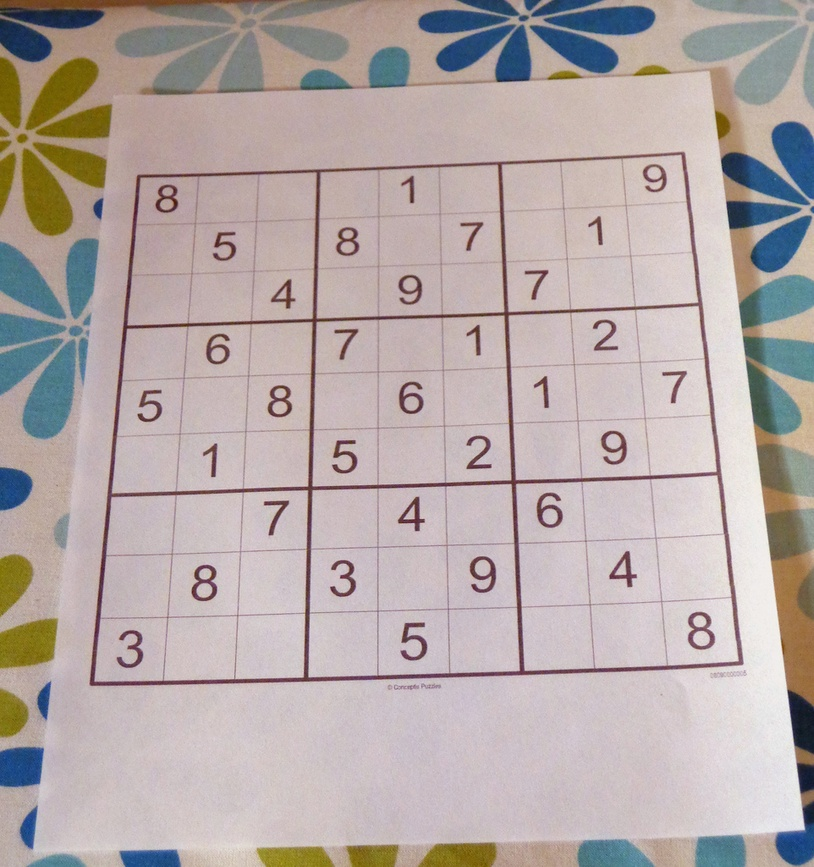
#> input picture data/sudoku.jpg, 814 x 867 px, shrunk from 962 x 1024 before the run
$ jupyter execute Gradients.ipynb   (shell and % lines are left out)   (older library calls are emulated)
#> lines starting #> are read from the running program, lines starting #| are printed output that depends on the picture; after the words box and inside, x2 and y2 are one past the last pixel; in counts of white or black regions, pixels touching at a corner belong together
[cell 1]
import cv2
import numpy as np
import matplotlib.pyplot as plt

[cell 2]
def display_img(img):
    fig=plt.figure(figsize=(12,10))
    ax=fig.add_subplot(111)
    ax.imshow(img,cmap='gray')

[cell 3]
img = cv2.imread('../data/sudoku.jpg',0)
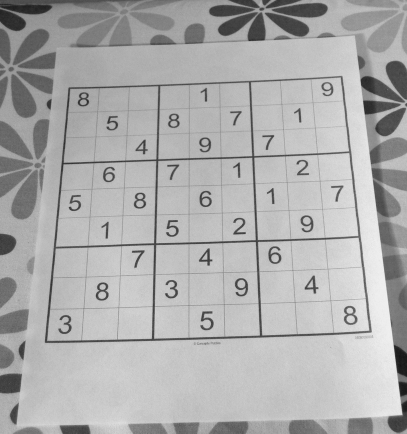
#> img: shape (867, 814) (shown at 1/2 size); min 19, max 246, mean 172.7

[cell 4]
display_img(img)

[cell 5]
sobelx = cv2.Sobel(img,cv2.CV_64F,1,0,ksize=5)
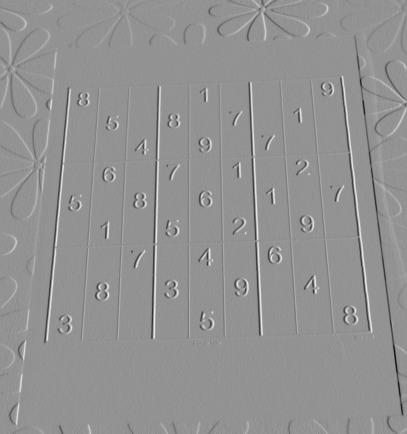
#> sobelx: shape (867, 814) float64 (shown at 1/2 size); min -9131, max 6741, mean 1; drawn with min black and max white

[cell 6]
display_img(sobelx)

[cell 7]
sobely = cv2.Sobel(img,cv2.CV_64F,0,1,ksize=5)

[cell 8]
display_img(sobely)

[cell 9]
laplacian = cv2.Laplacian(img,cv2.CV_64F)
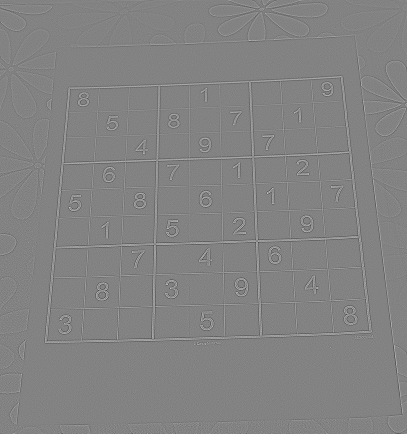
#> laplacian: shape (867, 814) float64 (shown at 1/2 size); min -197, max 187, mean 0; drawn with min black and max white

[cell 10]
display_img(laplacian)

[cell 11]
blended = cv2.addWeighted(src1=sobelx,alpha=0.5,src2=sobely,beta=0.5,gamma=0)
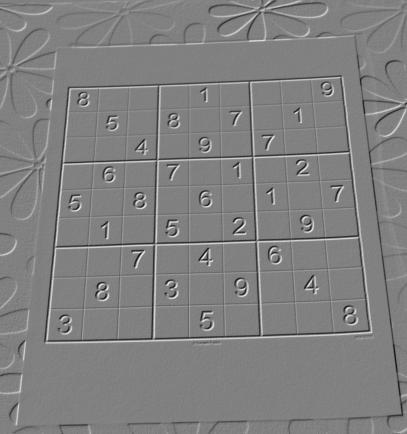
#> blended: shape (867, 814) float64 (shown at 1/2 size); min -4423, max 4334, mean 2.5; drawn with min black and max white

[cell 12]
display_img(blended)

[cell 13]
ret,th1 = cv2.threshold(img,100,255,cv2.THRESH_BINARY)
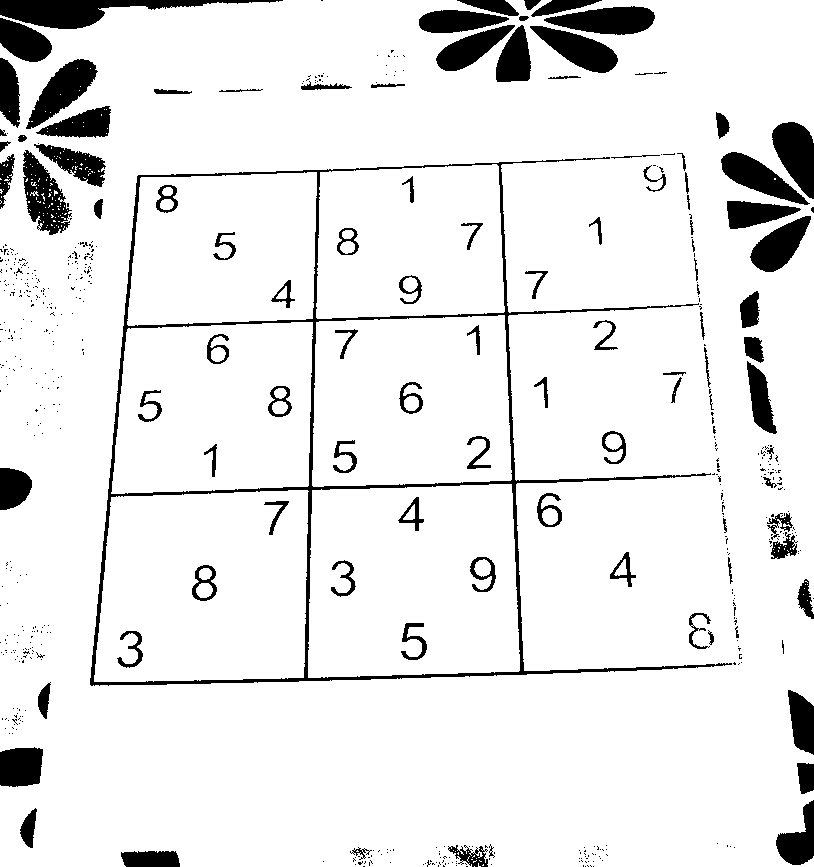
#> th1: shape (867, 814); 91.1% white; 601 black regions (501 under 20 px), largest, box (x1, y1, x2, y2) and area: (90, 157, 732, 686) 11112, (0, 0, 283, 29) 3417, (26, 59, 98, 129) 2199
display_img(th1)

[cell 14]
kernel = np.ones((4,4),np.uint8)

[cell 15]
gradient = cv2.morphologyEx(blended,cv2.MORPH_GRADIENT,kernel)
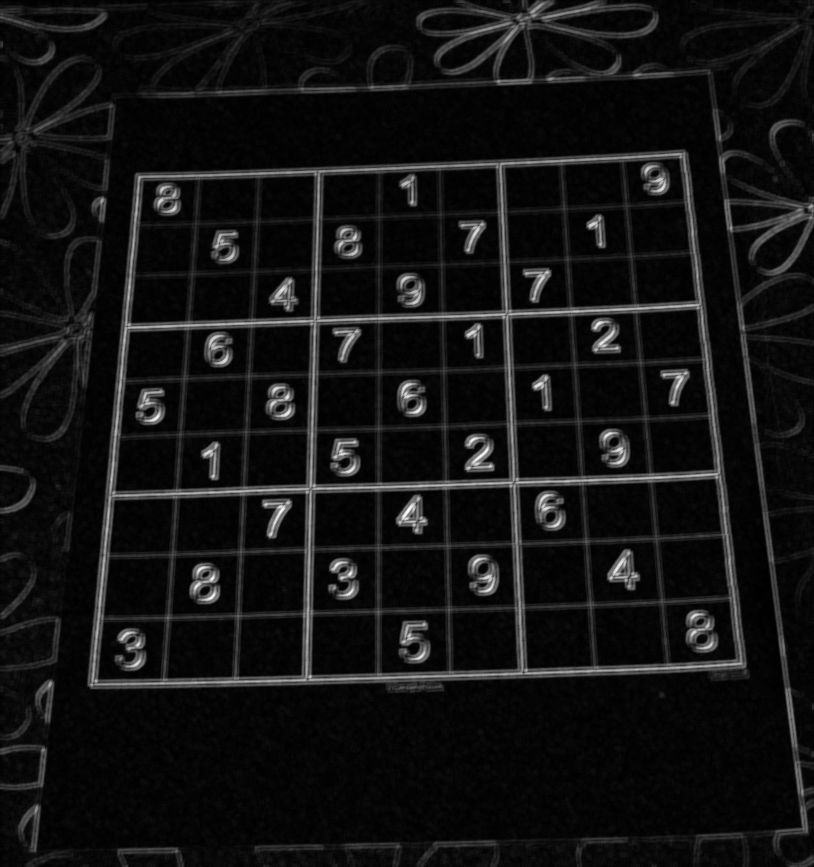
#> gradient: shape (867, 814) float64; min 26, max 8526, mean 672.1; drawn with min black and max white

$ run again, with data/bricks.jpg copied over data/sudoku.jpg
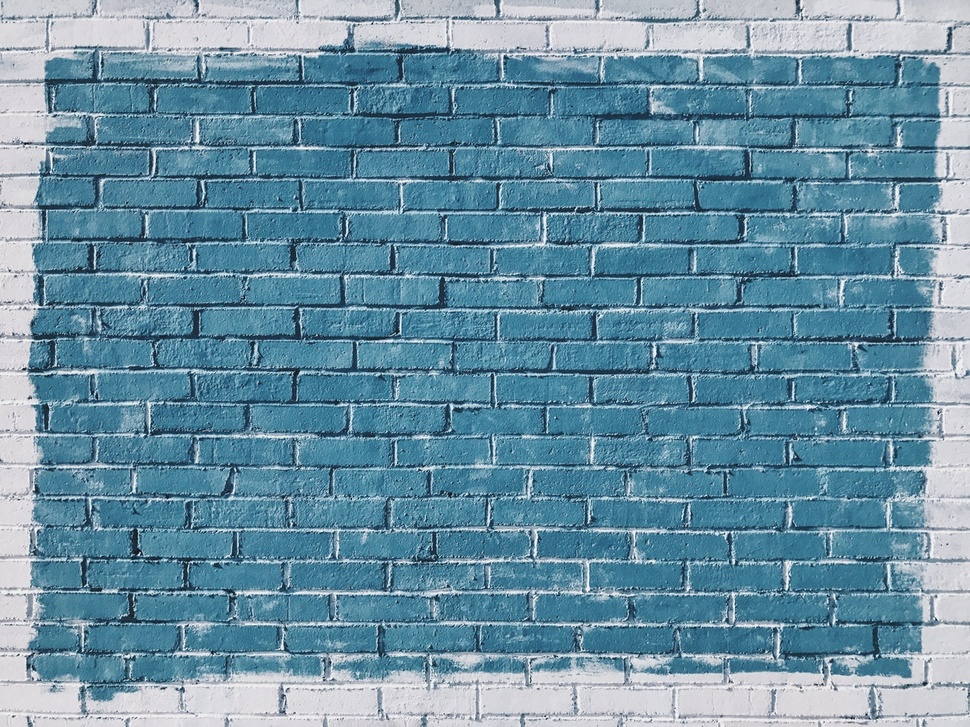
#> input picture data/bricks.jpg, 970 x 727 px, shrunk from 1267 x 950 before the run
#> `ret,th1 = cv2.threshold(img,100,255,cv2.THRESH_BINARY)`:
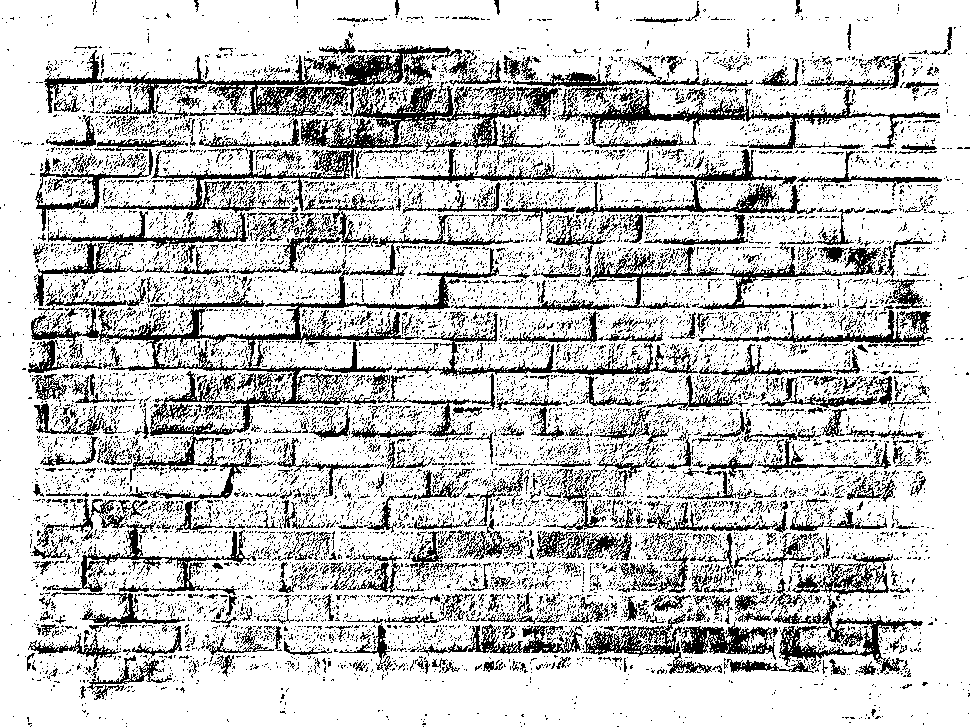
#> th1: shape (727, 970); 78.4% white; black in thin lines or dots
#> `gradient = cv2.morphologyEx(blended,cv2.MORPH_GRADIENT,kernel)`:
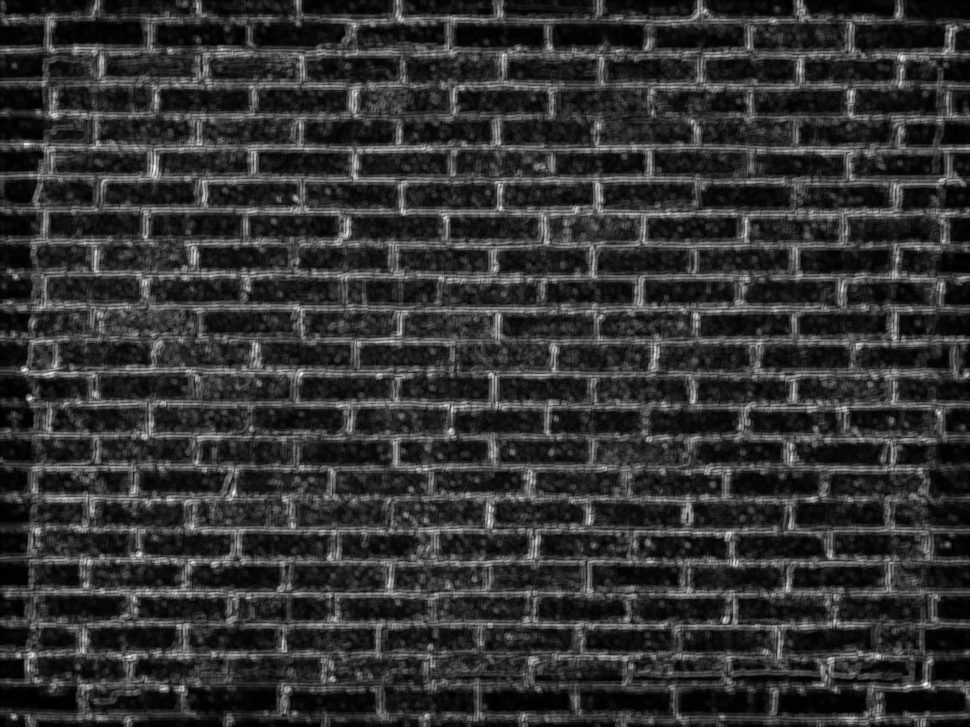
#> gradient: shape (727, 970) float64; min 20, max 10596, mean 2089.6; drawn with min black and max white
